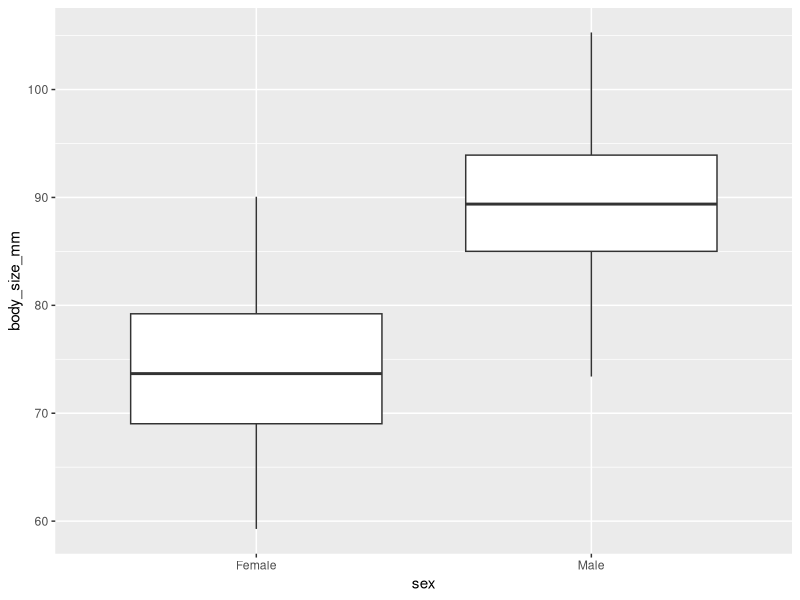
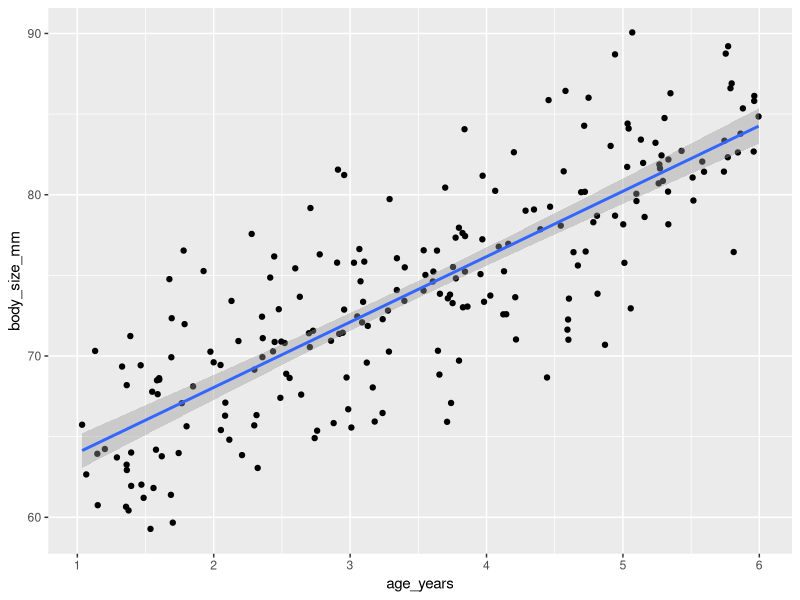
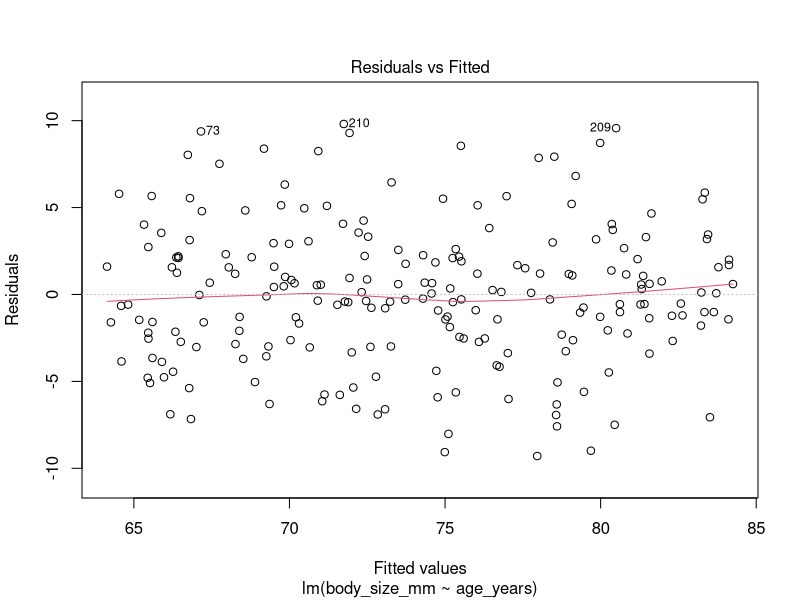
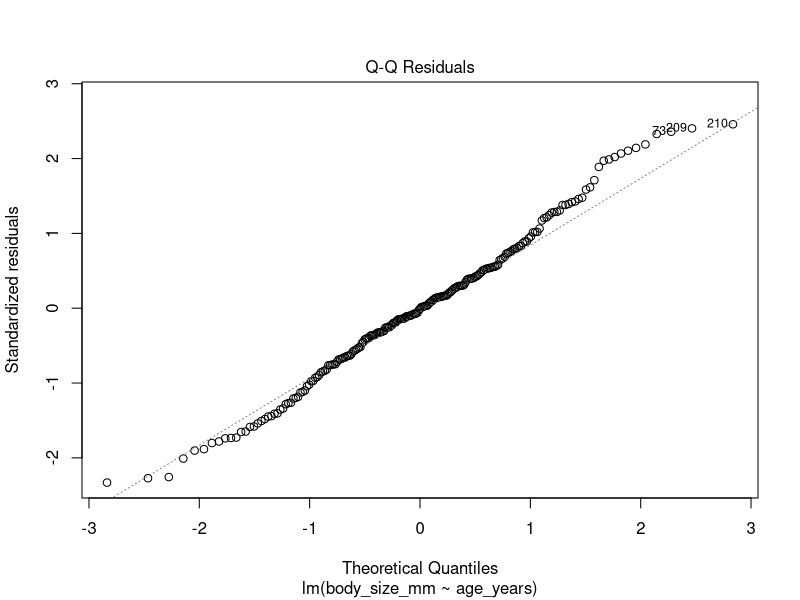
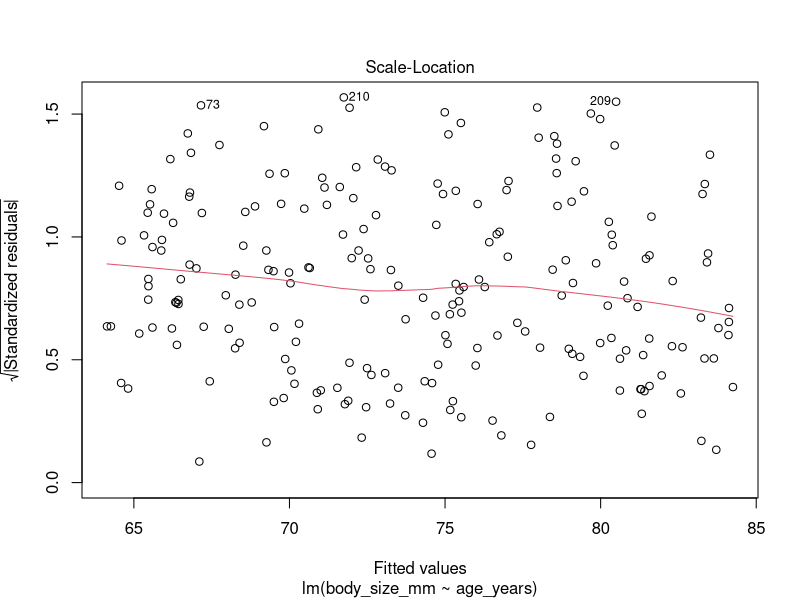
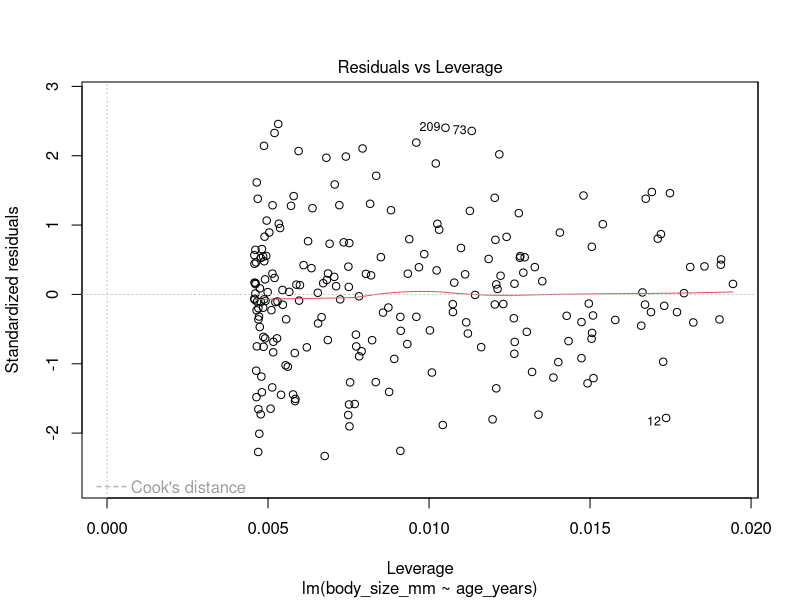
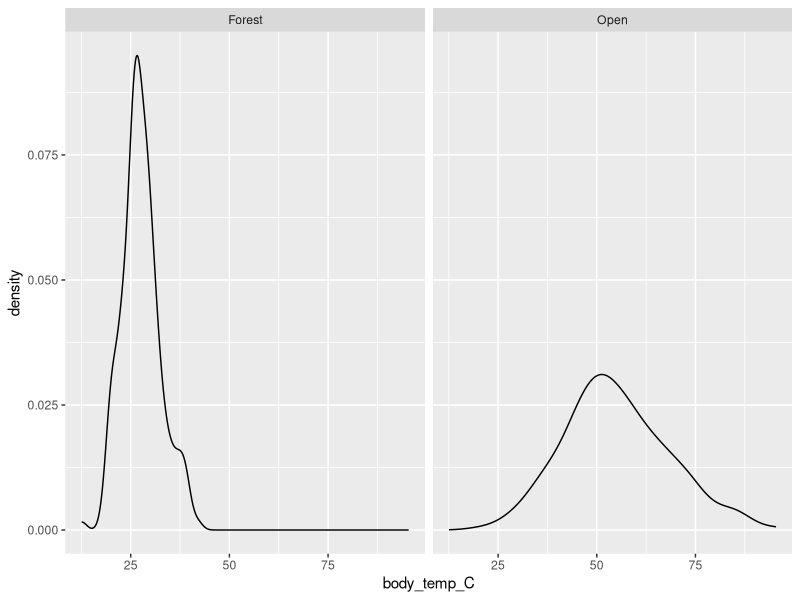
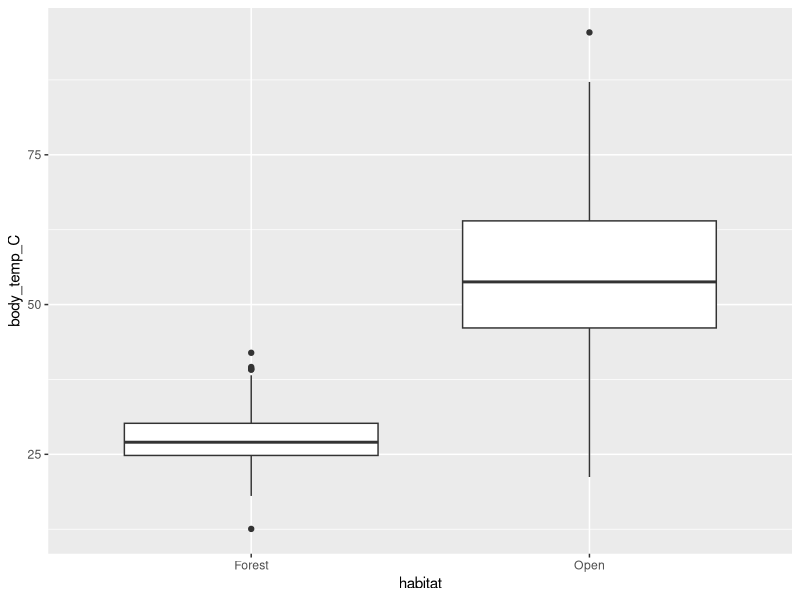

Source code (R) for these figures, in order: (Note: this script raises an error after producing the figures.)

# Simulated data: Lizard running speeds in different habitats. The students
# will try a series of linear models (tests of difference and regressions) that
# meet and violate the assumptions of OLS/ANOVA

library(tidyverse)

# Set random seed
set.seed(123)

# Number of observations
n <- 410

# Start basic data frame
lizard_dat <- tibble(
  sex = sample(c("Female", "Male"), n, replace = TRUE),
  habitat = sample(c("Forest", "Open"), n, replace = TRUE),
  age_years = runif(n, 1, 6)
)

# ------------------------------------------------------------
# (1) Add body size: sex difference + age relationship (MEETS ASSUMPTIONS)
# ------------------------------------------------------------

lizard_dat <- lizard_dat %>%
  mutate(
    
    body_size_mm =
      ifelse(sex == "Female",
             
             60 + 4 * age_years +   # Females grow faster
               rnorm(n(), 0, 3.5),
             
             82 + 2.2 * age_years +   # Males grow slower
               rnorm(n(), 0, 5.5)
      )
  )

# ------------------------------------------------------------
# (2) Add body temperature: habitat difference (VIOLATES ASSUMPTIONS)
# ------------------------------------------------------------

lizard_dat <- lizard_dat %>%
  mutate(
    
    body_temp_C = ifelse(
      habitat == "Open",
      
      rgamma(n(), shape = 18, scale = 3),   # Higher mean, larger variance
      rgamma(n(), shape = 35, scale = 0.8)    # Lower variance, less skew
    )
  )

# ------------------------------------------------------------
# (3) Add speed: temperature relationship (VIOLATES ASSUMPTIONS)
# ------------------------------------------------------------

# Nonlinear thermal performance curve
thermal_curve <- function(temp) {
  3 + 0.9 * temp - 0.015 * temp^2
}

lizard_dat <- lizard_dat %>%
  mutate(
    
    true_speed = thermal_curve(body_temp_C),
    
    # Heteroskedastic + non-normal noise
    speed_m_s =
      true_speed +
      
      rt(n(), df = 3) * (0.2 + 0.02 * body_temp_C) +  # heavy tails + heteroskedasticity
      
      0.4 * sin(body_temp_C / 2)                       # Hidden nonlinearity
  )

# Add weak non-independence via pseudo repeated structure
lizard_dat <- lizard_dat %>%
  mutate(
    cluster = sample(1:12, n(), replace = TRUE),
    speed_m_s = speed_m_s + cluster * 0.03
  )

# Add a few obvious outliers
lizard_dat$speed_m_s[c(10, 88, 190)] <- lizard_dat$speed_m_s[c(10, 88, 190)] + c(3, -2.5, 2.8)

# Body size and sex (Assumptions met)
lizard_dat %>% ggplot(aes(y =body_size_mm, x = sex)) + geom_boxplot()
shapiro.test(lizard_dat[lizard_dat$sex == "Female",]$body_size_mm)
shapiro.test(lizard_dat[lizard_dat$sex == "Male",]$body_size_mm)
car::leveneTest(y = lizard_dat$body_size_mm, group = lizard_dat$sex)
summary(aov(body_size_mm ~ sex, data = lizard_dat))
summary(lm(body_size_mm ~ sex, data = lizard_dat))

# Body size and age (assumptions met)
lizard_dat %>% filter(sex == "Female") %>%
  ggplot(aes(y =body_size_mm, x = age_years)) + geom_point() + geom_smooth(method = 'lm')
size_age_mod <- lm(body_size_mm ~ age_years, data = lizard_dat[lizard_dat$sex == "Female" ,])
summary(size_age_mod)
plot(size_age_mod)

# Body temp and habitat (Assumptions NOT met)
lizard_dat %>% ggplot(aes(x =body_temp_C)) + facet_wrap(~habitat) + geom_density()
lizard_dat %>% ggplot(aes(y =body_temp_C, x = habitat)) + geom_boxplot()
shapiro.test(lizard_dat[lizard_dat$habitat == "Open",]$speed_m_s)
shapiro.test(lizard_dat[lizard_dat$habitat == "Forest",]$speed_m_s)
car::leveneTest(y = lizard_dat$body_temp_C, group = lizard_dat$habitat)
summary(aov(body_temp_C ~ habitat, data = lizard_dat))
summary(lm(body_temp_C ~ habitat, data = lizard_dat))

# Speed and body temp (assumptions NOT met)
lizard_dat %>% ggplot(aes(y =speed_m_s, x = body_temp_C)) + geom_point() + geom_smooth(method = 'lm')
temp_speed_mod <- lm(speed_m_s ~ body_temp_C, data = lizard_dat)
summary(temp_speed_mod)
plot(temp_speed_mod)

# Remove unnecessary columns
lizard_dat_save <- lizard_dat %>%
  select(! c(true_speed, cluster))

# Save the data
write.csv(lizard_dat_save, "datasets/lizard_data.csv", row.names = FALSE)
